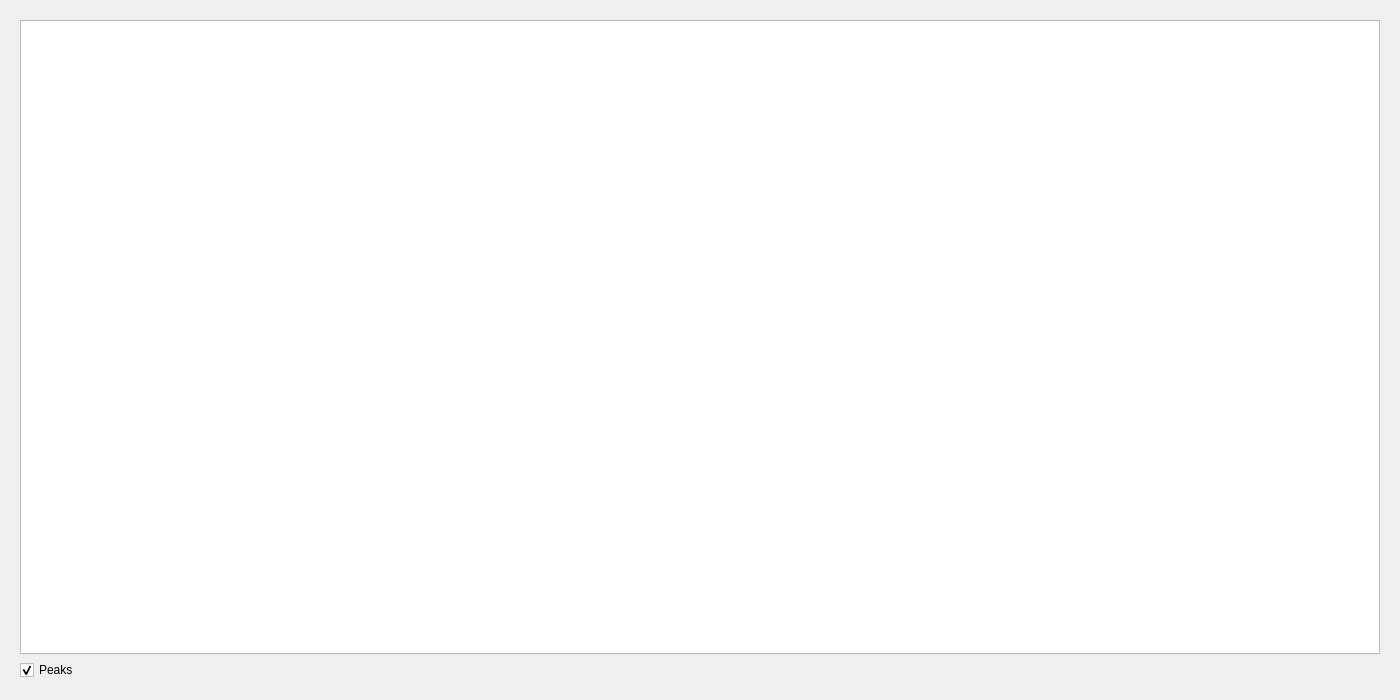
<?xml version="1.0" encoding="UTF-8"?>
<ui version="4.0">
 <class>Form</class>
 <widget class="QWidget" name="Form">
  <property name="geometry">
   <rect>
    <x>0</x>
    <y>0</y>
    <width>1400</width>
    <height>700</height>
   </rect>
  </property>
  <property name="windowTitle">
   <string>Form</string>
  </property>
  <layout class="QVBoxLayout" name="verticalLayout">
   <item>
    <widget class="CContextFrame" name="CContextFrame_CaptureTab_rawBuf0_FFT">
     <layout class="QVBoxLayout" name="verticalLayout_2">
      <item>
       <widget class="CStaticPlot" name="CStaticPlot_Capture_rawBuf0_FFT">
        <property name="minimumSize">
         <size>
          <width>500</width>
          <height>200</height>
         </size>
        </property>
        <property name="styleSheet">
         <string notr="true"/>
        </property>
        <property name="backgroundBrush">
         <brush brushstyle="SolidPattern">
          <color alpha="255">
           <red>0</red>
           <green>0</green>
           <blue>0</blue>
          </color>
         </brush>
        </property>
        <property name="foregroundBrush">
         <brush brushstyle="NoBrush">
          <color alpha="255">
           <red>0</red>
           <green>0</green>
           <blue>0</blue>
          </color>
         </brush>
        </property>
        <property name="interactive">
         <bool>true</bool>
        </property>
        <property name="renderHints">
         <set>QPainter::TextAntialiasing</set>
        </property>
        <property name="dragMode">
         <enum>QGraphicsView::NoDrag</enum>
        </property>
        <property name="cacheMode">
         <set>QGraphicsView::CacheBackground</set>
        </property>
        <property name="transformationAnchor">
         <enum>QGraphicsView::NoAnchor</enum>
        </property>
        <property name="plotTitle" stdset="0">
         <string notr="true">rawBuf0_FFT</string>
        </property>
        <property name="gridOrientation" stdset="0">
         <enum>StaticPlotWidget::Both</enum>
        </property>
        <property name="showLegend" stdset="0">
         <bool>false</bool>
        </property>
        <property name="layerIDs" stdset="0">
         <stringlist/>
        </property>
        <property name="axisLabels" stdset="0">
         <string>{&quot;top&quot;: &quot;frequency (kHz)&quot;, &quot;right&quot;: &quot;amplitude&quot;, &quot;bottom&quot;: &quot;frequency (kHz)&quot;, &quot;left&quot;: &quot;amplitude&quot;}</string>
        </property>
        <property name="axisRanges" stdset="0">
         <string>{&quot;x&quot;: &quot;auto&quot;, &quot;y&quot;: &quot;auto&quot;}</string>
        </property>
        <property name="replaceDataItemPenColor" stdset="0">
         <color>
          <red>255</red>
          <green>255</green>
          <blue>255</blue>
         </color>
        </property>
        <property name="replaceDataItemPenWidth" stdset="0">
         <number>1</number>
        </property>
        <property name="replaceDataItemSymbol" stdset="0">
         <enum>StaticPlotWidget::NoSymbol</enum>
        </property>
        <property name="curves" stdset="0">
         <stringlist/>
        </property>
       </widget>
      </item>
      <item>
       <layout class="QHBoxLayout" name="horizontalLayout">
        <item>
         <widget class="QCheckBox" name="checkBox_one">
          <property name="styleSheet">
           <string notr="true"/>
          </property>
          <property name="text">
           <string>Peaks</string>
          </property>
          <property name="checked">
           <bool>true</bool>
          </property>
         </widget>
        </item>
        <item>
         <spacer name="horizontalSpacer">
          <property name="orientation">
           <enum>Qt::Horizontal</enum>
          </property>
          <property name="sizeHint" stdset="0">
           <size>
            <width>40</width>
            <height>20</height>
           </size>
          </property>
         </spacer>
        </item>
       </layout>
      </item>
     </layout>
    </widget>
   </item>
  </layout>
 </widget>
 <customwidgets>
  <customwidget>
   <class>StaticPlotWidget</class>
   <extends>QGraphicsView</extends>
   <header>accwidgets.graph</header>
  </customwidget>
  <customwidget>
   <class>CContextFrame</class>
   <extends>QFrame</extends>
   <header>comrad.widgets.containers</header>
   <container>1</container>
  </customwidget>
  <customwidget>
   <class>CStaticPlot</class>
   <extends>StaticPlotWidget</extends>
   <header>comrad.widgets.graphs</header>
  </customwidget>
 </customwidgets>
 <resources/>
 <connections/>
</ui>
